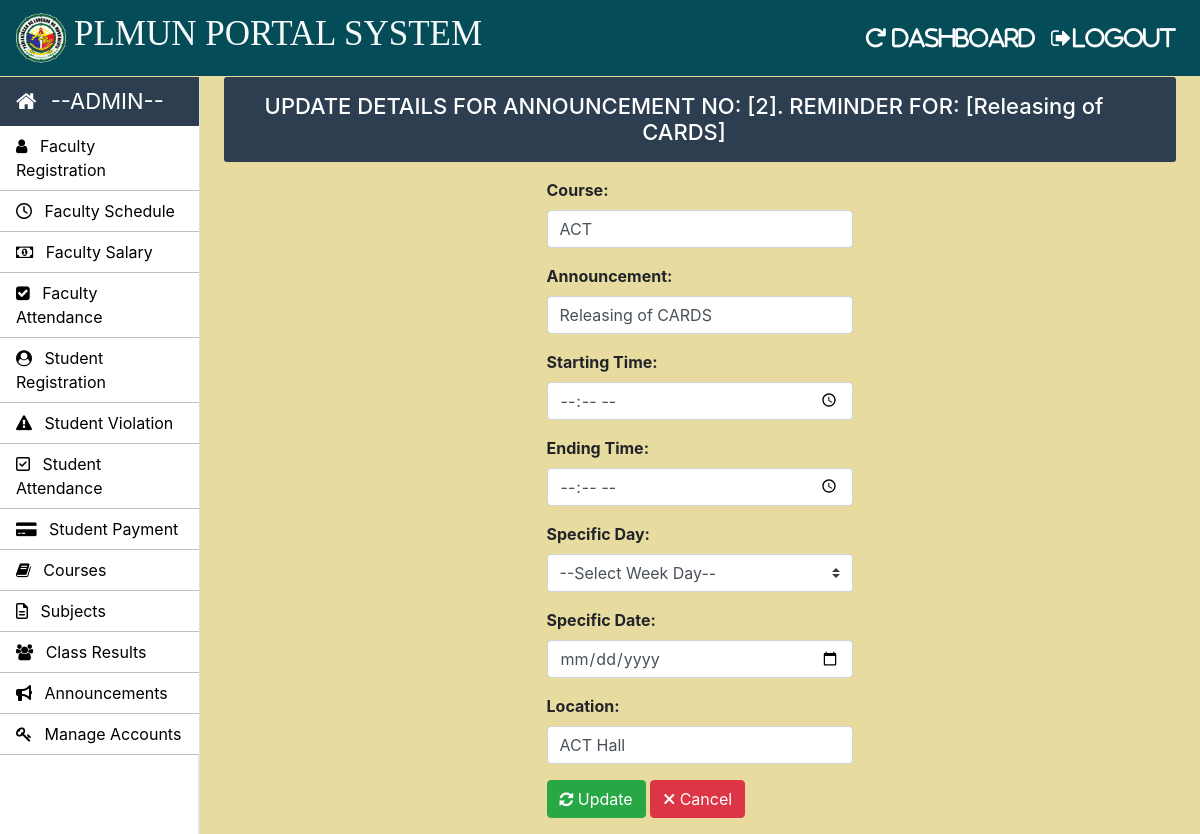
The app's page /Admin/edit-announcement.php?edit=2 (signed in) with its own data.
### tables this page shows
CREATE TABLE `announcement` (
  `id` int(11) NOT NULL,
  `course_code` varchar(10) NOT NULL,
  `note` varchar(200) NOT NULL,
  `timing_from` varchar(10) NOT NULL,
  `timing_to` varchar(10) NOT NULL,
  `date` date NOT NULL,
  `day` varchar(20) NOT NULL,
  `room_no` varchar(200) NOT NULL
);

### Admin/announcement_process.php (called while the page is built, shortened)
<?php
		require "../Connection/connection.php";
?>
<?php
if(isset($_GET['edit'])){
    $id  = $_GET['edit'];
    $update = true;
    $sql = "SELECT * FROM announcement WHERE id=$id;";
    $result = mysqli_query($con , $sql);
    $resultCheck = mysqli_num_rows($result);
    if($resultCheck > 0){
        while($row = mysqli_fetch_assoc($result)){
            $id = $row['id'];
            $course_code = $row['course_code'];
            $note = $row['note'];
			$room_no = $row['room_no'];
        }
    }
}
?>

### Admin/edit-announcement.php (the view, shortened to what this page needs)
<?php
require "../Admin/announcement_process.php";
	?>
<!doctype html>
<html lang="en">
	<head>
        <link rel="stylesheet" href="https://cdnjs.cloudflare.com/ajax/libs/font-awesome/4.7.0/css/font-awesome.min.css">
    <link rel="stylesheet" href="https://maxcdn.bootstrapcdn.com/bootstrap/4.0.0/css/bootstrap.min.css">
    <?php include('../common/admin-header.php') ?>
		<?php include('../common/admin-sidebar.php') ?>
        <main role="main" class="col-xl-10 col-lg-9 col-md-8 ml-sm-auto px-md-4 mb-2 w-100">
			<div class="sub-main">
				<div class="text-center d-flex flex-wrap flex-md-nowrap pt-3 pb-2 mb-3 text-white admin-dashboard pl-3">
					<div class="d-flex">
            <h4 class="mr-5">UPDATE DETAILS FOR ANNOUNCEMENT NO: [<?php echo $id; ?>]. REMINDER FOR: [<?php echo $note; ?>]</h4>
            </div>
            </div>
            </div>
            <div class="container">
                                        </head>
                                        <body>
                                        <div class="row justify-content-center">
                                        <form action="announcement_process.php" method="POST" enctype="multipart/form-data">
                                        <div class="form-group">
                                                <label for="Name"><b>Course:</b></label>
                                                <input type="text" name="course_code" class="form-control"  placeholder="Select Course" value="<?php echo $course_code; ?>" required>
                                            </div>
                                            <div class="form-group">
                                                <label for="Name"><b>Announcement:</b></label>
                                                <input type="text" name="note" class="form-control"  placeholder="Announce Something" value="<?php echo $note; ?>" required>
                                            </div>
                                            <div class="form-group">
                                            <label for="exampleInputEmail1"><b>Starting Time: </b></label>
                                            <input type="time" name="timing_from" class="form-control" required>
                                            </div>
                                            <div class="form-group">
                                            <label for="exampleInputEmail1"><b>Ending Time: </b></label>
                                            <input type="time" name="timing_to" class="form-control" required>
                                            </div>
                                            <div class="form-group">
                                            <label for="exampleInputEmail1"><b>Specific Day: </b></label>
                                            <select class="browser-default custom-select" name="day" required>
                                            <option selected dsabled hidden>--Select Week Day--</option>
                                            </select>
                                            </div>
                                            <div class="form-group">
                                            <label for="exampleInputEmail1"><b>Specific Date: </b></label>
                                            <input type="date" name="date" class="form-control" required>
                                            </div>
                                            <div class="form-group">
                                                <label for="Name"><b>Location:</b></label>
                                                <input type="text" name="room_no" class="form-control"  placeholder="Enter Location" value="<?php echo $room_no; ?>" required>
                                            </div>
                                            <div class="form-group">
                                            <?php
                                                if($update == true)
                                                    echo '<button type="submit" class="btn btn-success" name="update"><i class="fa fa-refresh"></i> Update</button>';
                                                else
                                                    echo '<button type="submit"class="btn btn-success" name="save"><i class="fa fa-user-plus"></i> Register User</button>';
                                            ?>
                                            <a href="announcement.php" class="btn btn-danger"><i class="fas fa-close"></i> Cancel</a>
                  </div>
        </div>
    </body>
</html>

### Css/style.css (style rules this page uses)
h4 { font-size: 22px; }
.admin-dashboard { margin-top: 1px !important; background: #2c3e50 !important; border-radius: 3px; }

### Admin/edit-announcement.php (style rules this page uses)
body, html { height: 100%; margin: 0; background-color: #e8dba0; }

### records on screen
announcement: id "2", note "Releasing of CARDS", course_code "ACT", room_no "ACT Hall"
